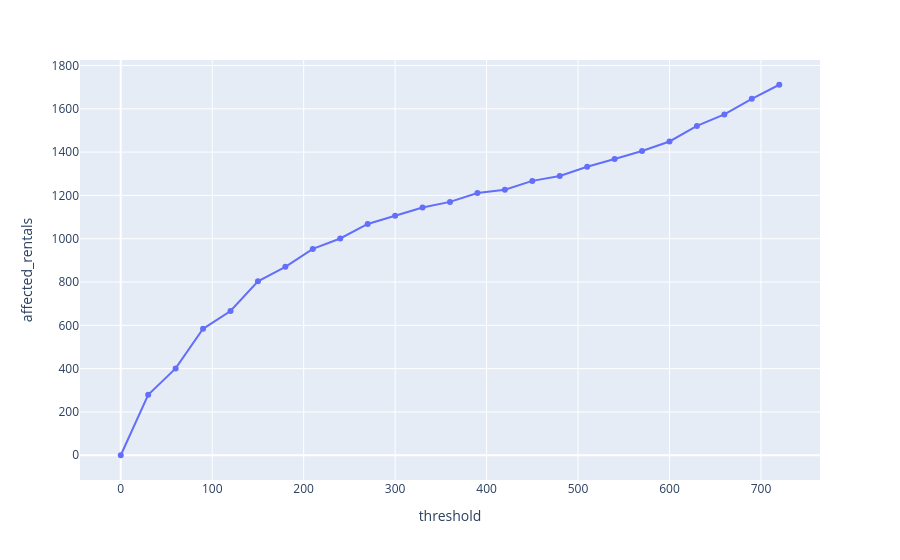

Notebook cell for this chart:
### Code cell
fig = px.line(
    affected_df,
    x="threshold",
    y="affected_rentals",
    markers=True
)

fig.show()

### Figure 1 — Plotly figure (JSON) as saved in the notebook; plotly's stock layout.template omitted (floating-point values rounded to 4 significant figures)
{"data": [{"hovertemplate": "threshold=%{x}<br>affected_rentals=%{y}<extra></extra>", "legendgroup": "", "line": {"color": "#636efa", "dash": "solid"}, "marker": {"symbol": "circle"}, "mode": "lines+markers", "name": "", "orientation": "v", "showlegend": false, "type": "scatter", "x": [0, 30, 60, 90, 120, 150, 180, 210, 240, 270, 300, 330, 360, 390, 420, 450, 480, 510, 540, 570, 600, 630, 660, 690, 720], "xaxis": "x", "y": [0, 279, 401, 584, 666, 803, 870, 953, 1001, 1068, 1106, 1144, 1170, 1211, 1226, 1267, 1290, 1332, 1368, 1405, 1449, 1521, 1574, 1646, 1711], "yaxis": "y"}], "layout": {"legend": {"tracegroupgap": 0}, "margin": {"t": 60}, "xaxis": {"anchor": "y", "domain": [0, 1], "title": {"text": "threshold"}}, "yaxis": {"anchor": "x", "domain": [0, 1], "title": {"text": "affected_rentals"}}}}
